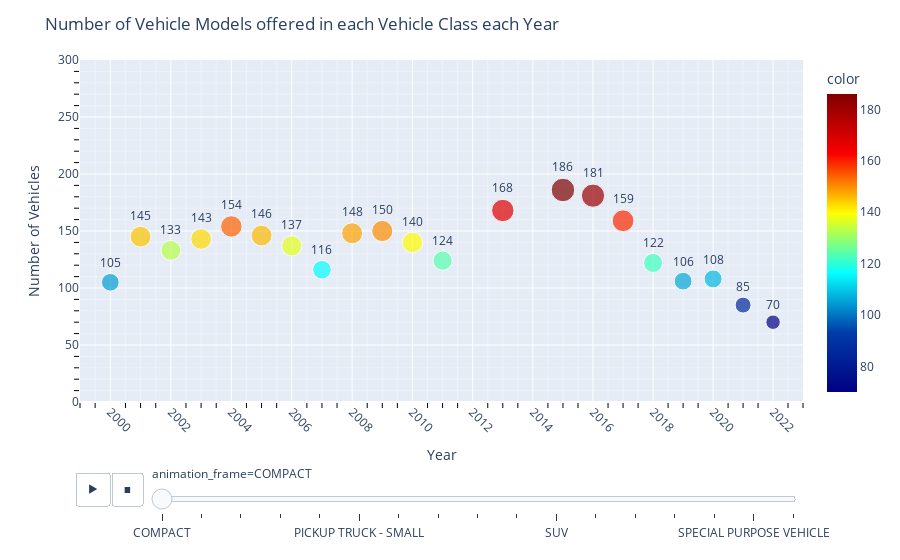

The cell this chart's notebook holds for it:
### Code cell
Year = [x[0] for x in data_to_display.index]
Count = data_to_display['ID']['count'].values.tolist()
VehicleClass = [x[1] for x in data_to_display.index]

fig = px.scatter(x= Year, 
                 y=Count, 
                 color=Count,
                 color_continuous_scale=px.colors.sequential.Jet,
                 size=Count,
                 text=Count,
                 animation_frame=VehicleClass, 
                 animation_group=Count,
                 log_x=True, 
                 range_x=[1999,2023], 
                 range_y=[0,300]
                 )

fig.update_layout(title='Number of Vehicle Models offered in each Vehicle Class each Year',
                  xaxis_title='Year',
                  yaxis_title='Number of Vehicles',
                  )

fig.update_xaxes(tickangle=45,minor=dict(ticklen=5, tickcolor="black", showgrid=True))
fig.update_yaxes(minor=dict(ticklen=5, tickcolor="black", showgrid=True))
fig.update_traces(textposition='top center')

fig.show()

### Figure 1 — Plotly figure (JSON) as saved in the notebook; plotly's stock layout.template omitted (floating-point values rounded to 4 significant figures)
{"data": [{"hovertemplate": "animation_frame=COMPACT<br>x=%{x}<br>y=%{y}<br>size=%{marker.size}<br>text=%{text}<br>color=%{marker.color}<extra></extra>", "ids": [105, 145, 133, 143, 154, 146, 137, 116, 148, 150, 140, 124, 133, 168, 168, 186, 181, 159, 122, 106, 108, 85, 70], "legendgroup": "", "marker": {"color": [105, 145, 133, 143, 154, 146, 137, 116, 148, 150, 140, 124, 133, 168, 168, 186, 181, 159, 122, 106, 108, 85, 70], "coloraxis": "coloraxis", "size": [105, 145, 133, 143, 154, 146, 137, 116, 148, 150, 140, 124, 133, 168, 168, 186, 181, 159, 122, 106, 108, 85, 70], "sizemode": "area", "sizeref": 0.67, "symbol": "circle"}, "mode": "markers+text", "name": "", "orientation": "v", "showlegend": false, "text": [105, 145, 133, 143, 154, 146, 137, 116, 148, 150, 140, 124, 133, 168, 168, 186, 181, 159, 122, 106, 108, 85, 70], "textposition": "top center", "type": "scatter", "x": [2000, 2001, 2002, 2003, 2004, 2005, 2006, 2007, 2008, 2009, 2010, 2011, 2012, 2013, 2014, 2015, 2016, 2017, 2018, 2019, 2020, 2021, 2022], "xaxis": "x", "y": [105, 145, 133, 143, 154, 146, 137, 116, 148, 150, 140, 124, 133, 168, 168, 186, 181, 159, 122, 106, 108, 85, 70], "yaxis": "y"}], "layout": {"coloraxis": {"colorbar": {"title": {"text": "color"}}, "colorscale": [[0, "rgb(0,0,131)"], [0.2, "rgb(0,60,170)"], [0.4, "rgb(5,255,255)"], [0.6, "rgb(255,255,0)"], [0.8, "rgb(250,0,0)"], [1, "rgb(128,0,0)"]]}, "legend": {"itemsizing": "constant", "tracegroupgap": 0}, "margin": {"t": 60}, "sliders": [{"active": 0, "currentvalue": {"prefix": "animation_frame="}, "len": 0.9, "pad": {"b": 10, "t": 60}, "steps": [{"args": [["COMPACT"], {"frame": {"duration": 0, "redraw": false}, "fromcurrent": true, "mode": "immediate", "transition": {"duration": 0, "easing": "linear"}}], "label": "COMPACT", "method": "animate"}, {"args": [["FULL-SIZE"], {"frame": {"duration": 0, "redraw": false}, "fromcurrent": true, "mode": "immediate", "transition": {"duration": 0, "easing": "linear"}}], "label": "FULL-SIZE", "method": "animate"}, {"args": [["MID-SIZE"], {"frame": {"duration": 0, "redraw": false}, "fromcurrent": true, "mode": "immediate", "transition": {"duration": 0, "easing": "linear"}}], "label": "MID-SIZE", "method": "animate"}, {"args": [["MINICOMPACT"], {"frame": {"duration": 0, "redraw": false}, "fromcurrent": true, "mode": "immediate", "transition": {"duration": 0, "easing": "linear"}}], "label": "MINICOMPACT", "method": "animate"}, {"args": [["MINIVAN"], {"frame": {"duration": 0, "redraw": false}, "fromcurrent": true, "mode": "immediate", "transition": {"duration": 0, "easing": "linear"}}], "label": "MINIVAN", "method": "animate"}, {"args": [["PICKUP TRUCK - SMALL"], {"frame": {"duration": 0, "redraw": false}, "fromcurrent": true, "mode": "immediate", "transition": {"duration": 0, "easing": "linear"}}], "label": "PICKUP TRUCK - SMALL", "method": "animate"}, {"args": [["PICKUP TRUCK - STANDARD"], {"frame": {"duration": 0, "redraw": false}, "fromcurrent": true, "mode": "immediate", "transition": {"duration": 0, "easing": "linear"}}], "label": "PICKUP TRUCK - STANDARD", "method": "animate"}, {"args": [["STATION WAGON - MID-SIZE"], {"frame": {"duration": 0, "redraw": false}, "fromcurrent": true, "mode": "immediate", "transition": {"duration": 0, "easing": "linear"}}], "label": "STATION WAGON - MID-SIZE", "method": "animate"}, {"args": [["STATION WAGON - SMALL"], {"frame": {"duration": 0, "redraw": false}, "fromcurrent": true, "mode": "immediate", "transition": {"duration": 0, "easing": "linear"}}], "label": "STATION WAGON - SMALL", "method": "animate"}, {"args": [["SUBCOMPACT"], {"frame": {"duration": 0, "redraw": false}, "fromcurrent": true, "mode": "immediate", "transition": {"duration": 0, "easing": "linear"}}], "label": "SUBCOMPACT", "method": "animate"}, {"args": [["SUV"], {"frame": {"duration": 0, "redraw": false}, "fromcurrent": true, "mode": "immediate", "transition": {"duration": 0, "easing": "linear"}}], "label": "SUV", "method": "animate"}, {"args": [["TWO-SEATER"], {"frame": {"duration": 0, "redraw": false}, "fromcurrent": true, "mode": "immediate", "transition": {"duration": 0, "easing": "linear"}}], "label": "TWO-SEATER", "method": "animate"}, {"args": [["VAN - CARGO"], {"frame": {"duration": 0, "redraw": false}, "fromcurrent": true, "mode": "immediate", "transition": {"duration": 0, "easing": "linear"}}], "label": "VAN - CARGO", "method": "animate"}, {"args": [["VAN - PASSENGER"], {"frame": {"duration": 0, "redraw": false}, "fromcurrent": true, "mode": "immediate", "transition": {"duration": 0, "easing": "linear"}}], "label": "VAN - PASSENGER", "method": "animate"}, {"args": [["SUV - STANDARD"], {"frame": {"duration": 0, "redraw": false}, "fromcurrent": true, "mode": "immediate", "transition": {"duration": 0, "easing": "linear"}}], "label": "SUV - STANDARD", "method": "animate"}, {"args": [["SPECIAL PURPOSE VEHICLE"], {"frame": {"duration": 0, "redraw": false}, "fromcurrent": true, "mode": "immediate", "transition": {"duration": 0, "easing": "linear"}}], "label": "SPECIAL PURPOSE VEHICLE", "method": "animate"}, {"args": [["SUV - SMALL"], {"frame": {"duration": 0, "redraw": false}, "fromcurrent": true, "mode": "immediate", "transition": {"duration": 0, "easing": "linear"}}], "label": "SUV - SMALL", "method": "animate"}], "x": 0.1, "xanchor": "left", "y": 0, "yanchor": "top"}], "title": {"text": "Number of Vehicle Models offered in each Vehicle Class each Year"}, "updatemenus": [{"buttons": [{"args": [null, {"frame": {"duration": 500, "redraw": false}, "fromcurrent": true, "mode": "immediate", "transition": {"duration": 500, "easing": "linear"}}], "label": "&#9654;", "method": "animate"}, {"args": [[null], {"frame": {"duration": 0, "redraw": false}, "fromcurrent": true, "mode": "immediate", "transition": {"duration": 0, "easing": "linear"}}], "label": "&#9724;", "method": "animate"}], "direction": "left", "pad": {"r": 10, "t": 70}, "showactive": false, "type": "buttons", "x": 0.1, "xanchor": "right", "y": 0, "yanchor": "top"}], "xaxis": {"anchor": "y", "domain": [0, 1], "minor": {"showgrid": true, "tickcolor": "black", "ticklen": 5}, "range": [3.301, 3.306], "tickangle": 45, "title": {"text": "Year"}, "type": "log"}, "yaxis": {"anchor": "x", "domain": [0, 1], "minor": {"showgrid": true, "tickcolor": "black", "ticklen": 5}, "range": [0, 300], "title": {"text": "Number of Vehicles"}}}}
